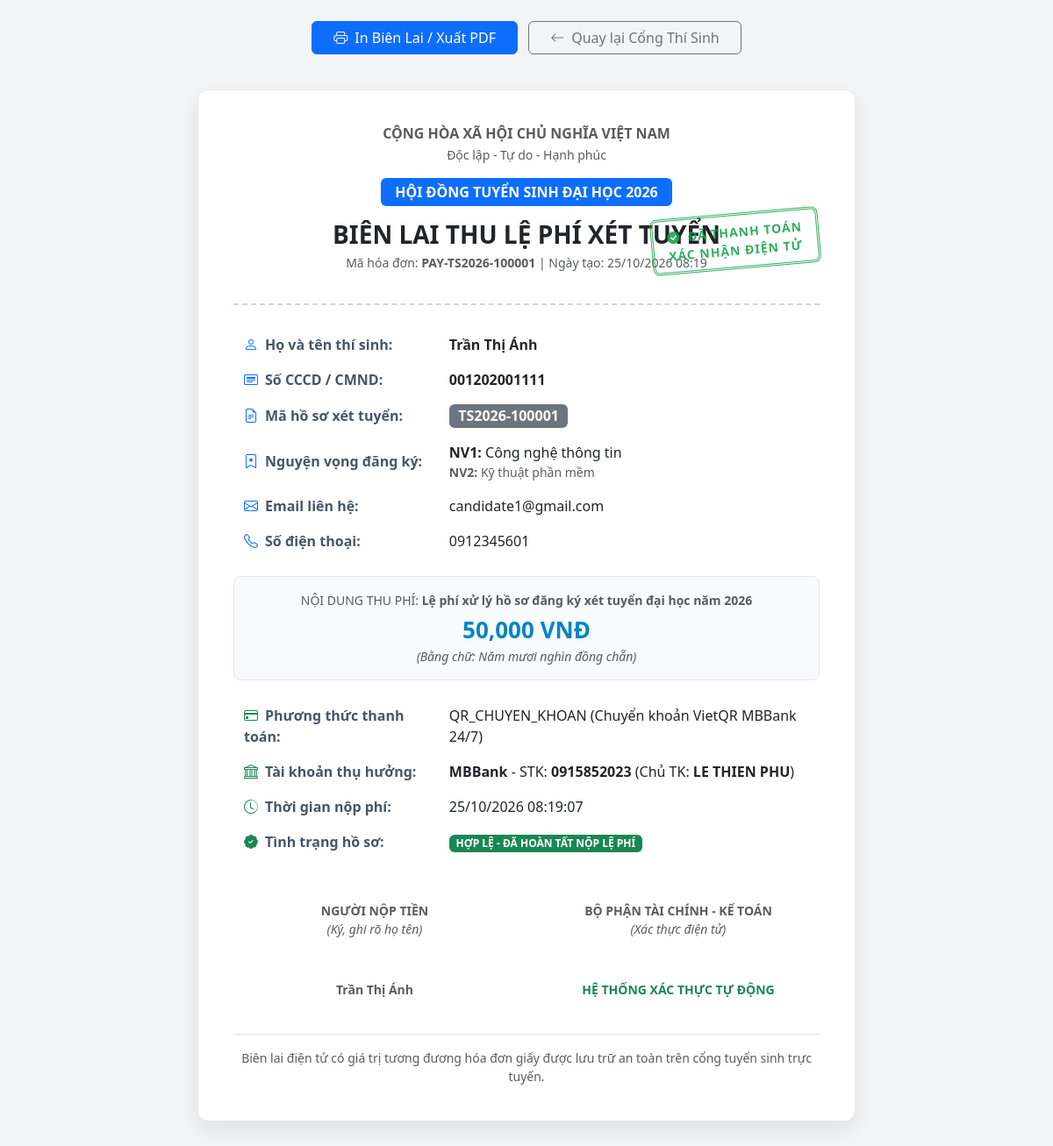
The page /receipt/PAY-TS2026-100001 (signed in) on the database its author committed.
### app/models.py (models this page shows)
class PaymentTransaction(Base):
    __tablename__ = "payment_transactions"
    id = Column(Integer, primary_key=True, index=True)
    tx_code = Column(String(60), unique=True, index=True, nullable=False) # Mã giao dịch PAY-XXXX
    application_id = Column(Integer, ForeignKey("admission_applications.id"), unique=True, nullable=False)
    amount = Column(Float, nullable=False)
    method = Column(String(50), default="QR_CHUYEN_KHOAN")
    status = Column(String(30), default="UNPAID")         # UNPAID, PAID, FAILED
    qr_payload = Column(Text, nullable=True)              # Dữ liệu nội dung chuyển khoản / QR
    paid_at = Column(DateTime, nullable=True)
    created_at = Column(DateTime, default=datetime.datetime.utcnow)
    application = relationship("AdmissionApplication", back_populates="payment")

class AdmissionApplication(Base):
    __tablename__ = "admission_applications"
    id = Column(Integer, primary_key=True, index=True)
    app_code = Column(String(50), unique=True, index=True, nullable=False) # Mã hồ sơ TS2026-XXXX
    full_name = Column(String(150), nullable=False)
    id_card = Column(String(20), index=True, nullable=False)              # Số CCCD
    email = Column(String(120), nullable=False)
    phone = Column(String(20), nullable=False)
    method = Column(String(100), nullable=False)                         # Tên hoặc mã phương thức
    method_code = Column(String(50), default="THPT")                     # THPT, IELTS_THPT, DGNL_HSA_TSA, XTHB, SAT_ACT
    method_name = Column(String(200), default="Xét tuyển điểm thi THPT") # Tên đầy đủ của phương thức chuẩn NEU
    subject_combination = Column(String(50), nullable=True)              # Tổ hợp môn (A00, A01, D01, D07...)
    priority_area = Column(String(50), default="KV3")                    # Khu vực ưu tiên (KV1, KV2-NT, KV2, KV3)
    priority_score = Column(Float, default=0.0)                          # Điểm cộng ưu tiên (0.0, 0.25, 0.5, 0.75)
    score_details = Column(Text, nullable=True)                          # JSON chi tiết điểm thành phần (môn 1, môn 2, IELTS, HSA...)
    score = Column(Float, nullable=False)                                # Tổng điểm xét tuyển (sau quy đổi và cộng ưu tiên)
    proof_url = Column(Text, nullable=True)                              # Link ảnh hoặc đường dẫn file tải lên
    admitted_major_name = Column(String(200), nullable=True)             # Ngành trúng tuyển thực tế (NV1 hay NV2)
    major_id = Column(Integer, ForeignKey("majors.id"), nullable=False)
    major = relationship("Major", back_populates="applications", foreign_keys=[major_id])
    major_nv2_id = Column(Integer, ForeignKey("majors.id"), nullable=True)
    major_nv2 = relationship("Major", back_populates="applications_nv2", foreign_keys=[major_nv2_id])
    user_id = Column(Integer, ForeignKey("users.id"), nullable=True)
    user = relationship("User", back_populates="applications")
    status = Column(String(50), default="CHO_DUYET")
    student_code = Column(String(30), nullable=True)
    student_email = Column(String(120), nullable=True)
    enrolled_at = Column(DateTime, nullable=True)
    appeal_note = Column(Text, nullable=True)
    appeal_proof_url = Column(Text, nullable=True)
    appeal_status = Column(String(30), nullable=True)
    officer_note = Column(Text, nullable=True) # Ghi chú của cán bộ tuyển sinh khi duyệt hồ sơ
    created_at = Column(DateTime, default=datetime.datetime.utcnow)
    payment = relationship("PaymentTransaction", back_populates="application", uselist=False)
    tickets = relationship("SupportTicket", back_populates="application")

class Major(Base):
    __tablename__ = "majors"
    id = Column(Integer, primary_key=True, index=True)
    code = Column(String(20), unique=True, index=True, nullable=False) # VD: 7480201 (CNTT)
    name = Column(String(200), nullable=False)                         # Công nghệ thông tin
    category = Column(String(100), default="Công nghệ & Kỹ thuật")     # Khối ngành
    description = Column(Text, nullable=True)                          # Giới thiệu ngành học & chuẩn đầu ra
    quota = Column(Integer, default=50)                               # Chỉ tiêu tuyển sinh
    benchmark_score = Column(Float, default=0.0)                      # Điểm chuẩn trúng tuyển (sau lọc ảo)
    applications = relationship("AdmissionApplication", back_populates="major", foreign_keys="[AdmissionApplication.major_id]")
    applications_nv2 = relationship("AdmissionApplication", back_populates="major_nv2", foreign_keys="[AdmissionApplication.major_nv2_id]")
    subjects = relationship("Subject", back_populates="major", cascade="all, delete-orphan")

### app/routers/web_views.py (the view)
@router.get("/receipt/{tx_code}")
def receipt_page(tx_code: str, request: Request, db: Session = Depends(get_db)):
    tx = db.query(PaymentTransaction).filter(PaymentTransaction.tx_code == tx_code).first()
    if not tx:
        raise HTTPException(status_code=404, detail="Không tìm thấy hóa đơn thanh toán!")
    app = db.query(AdmissionApplication).filter(AdmissionApplication.id == tx.application_id).first()
    if not app:
        raise HTTPException(status_code=404, detail="Không tìm thấy hồ sơ tương ứng!")
    user = get_current_user(request, db)
    if not user:
        return RedirectResponse(url=f"/login?msg=please_login&redirect=/receipt/{tx_code}")
    if user.role == "STUDENT" and (app.user_id != user.id and app.email != user.email):
        raise HTTPException(status_code=403, detail="Bảo mật: Bạn không có quyền truy cập biên lai của thí sinh khác!")
    major = db.query(Major).filter(Major.id == app.major_id).first()
    return templates.TemplateResponse("receipt.html", {
        "request": request,
        "tx": tx,
        "app": app,
        "major": major
    })

### app/templates/receipt.html (shortened to what this page needs)
<!DOCTYPE html>
<html lang="vi">
<head>
    <link href="https://cdn.jsdelivr.net/npm/bootstrap@5.3.0/dist/css/bootstrap.min.css" rel="stylesheet">
    <link rel="stylesheet" href="https://cdn.jsdelivr.net/npm/bootstrap-icons@1.11.0/font/bootstrap-icons.css">
</head>
<body>
    <div class="container">
        <div class="text-center mt-4 no-print">
            <button onclick="window.print()" class="btn btn-primary px-4 me-2">
                <i class="bi bi-printer me-2"></i>In Biên Lai / Xuất PDF
            </button>
            <a href="/student" class="btn btn-outline-secondary px-4">
                <i class="bi bi-arrow-left me-2"></i>Quay lại Cổng Thí Sinh
            </a>
        </div>
        <div class="receipt-card">
            <div class="receipt-stamp">
                <i class="bi bi-check-circle-fill me-1"></i> ĐÃ THANH TOÁN<br>
                XÁC NHẬN ĐIỆN TỬ
            </div>
            <div class="receipt-header">
                <h6 class="text-uppercase fw-bold text-muted mb-1">CỘNG HÒA XÃ HỘI CHỦ NGHĨA VIỆT NAM</h6>
                <p class="small text-muted mb-3">Độc lập - Tự do - Hạnh phúc</p>
                <div class="mb-2">
                    <span class="badge bg-primary px-3 py-2 fs-6">HỘI ĐỒNG TUYỂN SINH ĐẠI HỌC 2026</span>
                </div>
                <h3 class="fw-bold text-dark mt-3 mb-1">BIÊN LAI THU LỆ PHÍ XÉT TUYỂN</h3>
                <p class="text-muted small">Mã hóa đơn: <strong>{{ tx.tx_code }}</strong> | Ngày tạo: {{ tx.created_at.strftime('%d/%m/%Y %H:%M') }}</p>
            </div>
            <table class="table info-table table-borderless">
                <tbody>
                    <tr>
                        <td class="label-col"><i class="bi bi-person me-2 text-primary"></i>Họ và tên thí sinh:</td>
                        <td class="fw-bold">{{ app.full_name if app else '---' }}</td>
                    </tr>
                    <tr>
                        <td class="label-col"><i class="bi bi-card-heading me-2 text-primary"></i>Số CCCD / CMND:</td>
                        <td class="fw-bold text-dark">{{ app.id_card if app else '---' }}</td>
                    </tr>
                    <tr>
                        <td class="label-col"><i class="bi bi-file-earmark-text me-2 text-primary"></i>Mã hồ sơ xét tuyển:</td>
                        <td><span class="badge bg-secondary fs-6">{{ app.app_code if app else '---' }}</span></td>
                    </tr>
                    <tr>
                        <td class="label-col"><i class="bi bi-bookmark-star me-2 text-primary"></i>Nguyện vọng đăng ký:</td>
                        <td>
                            <div><strong>NV1:</strong> {{ major.name if major else '---' }}</div>
                            {% if app and app.major_nv2 %}
                            <div class="text-muted small"><strong>NV2:</strong> {{ app.major_nv2.name }}</div>
                            {% endif %}
                        </td>
                    </tr>
                    <tr>
                        <td class="label-col"><i class="bi bi-envelope me-2 text-primary"></i>Email liên hệ:</td>
                        <td>{{ app.email if app else '---' }}</td>
                    </tr>
                    <tr>
                        <td class="label-col"><i class="bi bi-telephone me-2 text-primary"></i>Số điện thoại:</td>
                        <td>{{ app.phone if app else '---' }}</td>
                    </tr>
                </tbody>
            </table>
            <div class="amount-box">
                <div class="text-muted small mb-1">NỘI DUNG THU PHÍ: <strong>Lệ phí xử lý hồ sơ đăng ký xét tuyển đại học năm 2026</strong></div>
                <div class="amount-number">{{ "{:,.0f}".format(tx.amount) }} VNĐ</div>
                <div class="text-muted small"><em>(Bằng chữ: Năm mươi nghìn đồng chẵn)</em></div>
            </div>
            <table class="table info-table table-borderless mt-3">
                <tbody>
                    <tr>
                        <td class="label-col"><i class="bi bi-credit-card me-2 text-success"></i>Phương thức thanh toán:</td>
                        <td>{{ tx.method }} (Chuyển khoản VietQR MBBank 24/7)</td>
                    </tr>
                    <tr>
                        <td class="label-col"><i class="bi bi-bank me-2 text-success"></i>Tài khoản thụ hưởng:</td>
                        <td><strong>MBBank</strong> - STK: <strong>0915852023</strong> (Chủ TK: <strong>LE THIEN PHU</strong>)</td>
                    </tr>
                    <tr>
                        <td class="label-col"><i class="bi bi-clock-history me-2 text-success"></i>Thời gian nộp phí:</td>
                        <td>{{ tx.paid_at.strftime('%d/%m/%Y %H:%M:%S') if tx.paid_at else 'Đã xác nhận' }}</td>
                    </tr>
                    <tr>
                        <td class="label-col"><i class="bi bi-patch-check-fill me-2 text-success"></i>Tình trạng hồ sơ:</td>
                        <td><span class="badge bg-success">HỢP LỆ - ĐÃ HOÀN TẤT NỘP LỆ PHÍ</span></td>
                    </tr>
                </tbody>
            </table>
            <div class="row mt-5 text-center small text-muted">
                <div class="col-6">
                    <p class="mb-5"><strong>NGƯỜI NỘP TIỀN</strong><br><em>(Ký, ghi rõ họ tên)</em></p>
                    <p class="fw-bold mt-4">{{ app.full_name if app else '' }}</p>
                </div>
                <div class="col-6">
                    <p class="mb-5"><strong>BỘ PHẬN TÀI CHÍNH - KẾ TOÁN</strong><br><em>(Xác thực điện tử)</em></p>
                    <p class="text-success fw-bold mt-4">HỆ THỐNG XÁC THỰC TỰ ĐỘNG</p>
                </div>
            </div>
            <div class="mt-4 pt-3 border-top text-center text-muted small">
                Biên lai điện tử có giá trị tương đương hóa đơn giấy được lưu trữ an toàn trên cổng tuyển sinh trực tuyến.
            </div>
        </div>
    </div>
</body>
</html>

### app/templates/receipt.html (style rules this page uses)
body { background-color: #f3f4f6; font-family: 'Segoe UI', Tahoma, Geneva, Verdana, sans-serif; color: #1e293b; }
.receipt-card { background: #ffffff; max-width: 750px; margin: 40px auto; padding: 40px; border-radius: 12px; box-shadow: 0 10px 25px rgba(0,0,0,0.08); border: 1px solid #e2e8f0; position: relative; }
.receipt-header { text-align: center; border-bottom: 2px dashed #cbd5e1; padding-bottom: 20px; margin-bottom: 25px; }
.receipt-stamp { border: 3px double #16a34a; color: #16a34a; font-weight: bold; font-size: 14px; display: inline-block; padding: 8px 16px; border-radius: 8px; text-transform: uppercase; letter-spacing: 1px; transform: rotate(-5deg); position: absolute; right: 40px; top: 140px; opacity: 0.88; }
.info-table td { padding: 8px 12px; vertical-align: middle; }
.info-table td.label-col { font-weight: 600; color: #475569; width: 35%; }
.amount-box { background: #f8fafc; border-radius: 8px; padding: 16px; text-align: center; border: 1px solid #e2e8f0; margin: 20px 0; }
.amount-number { font-size: 26px; font-weight: 800; color: #0284c7; }

### rows shown on the page
PaymentTransaction: tx_code "PAY-TS2026-100001", created_at "25/10/2026 08:19", amount "50,000", method "QR_CHUYEN_KHOAN", paid_at "25/10/2026 08:19:07"
AdmissionApplication: full_name "Trần Thị Ánh", id_card "001202001111", app_code "TS2026-100001", email "candidate1@gmail.com", phone "0912345601"
Major: name "Công nghệ thông tin"
Major: major_nv2.name "Kỹ thuật phần mềm"
